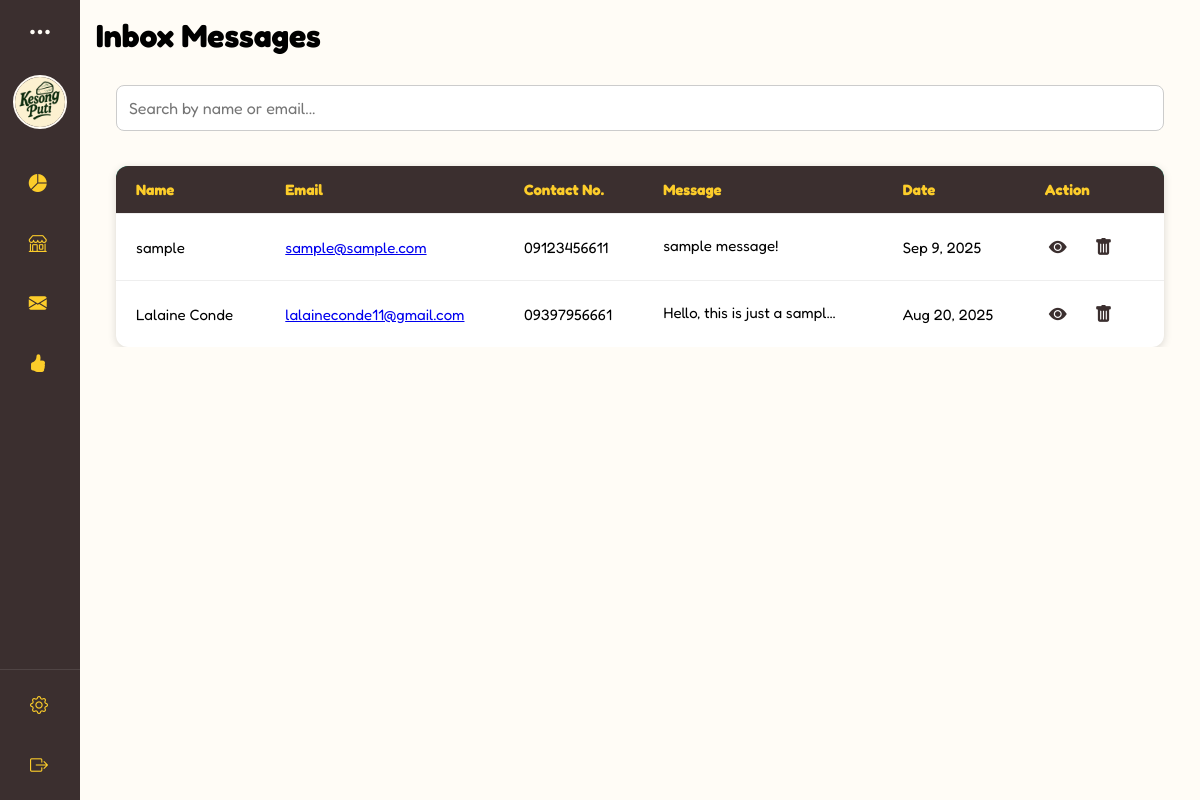
/interfaces/admin/inbox.php (signed in), run on an earlier commit of the app's database.
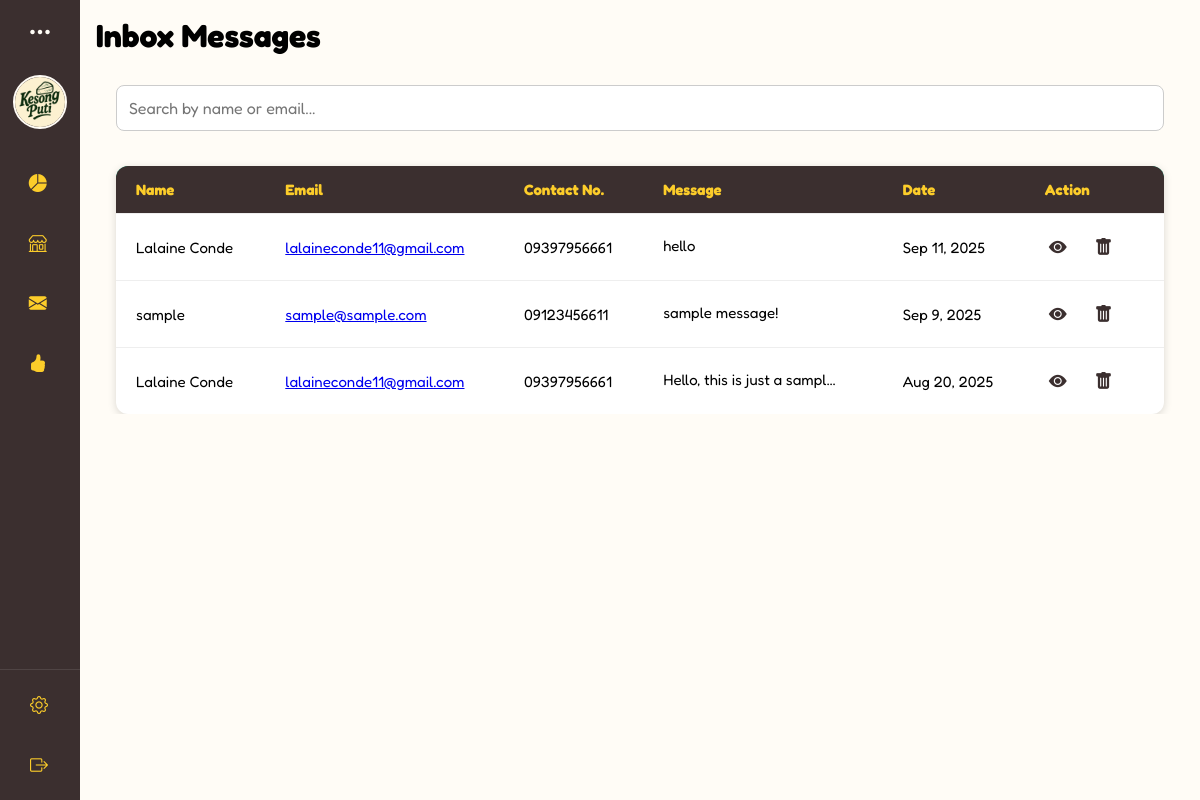
And on a later commit of the database.
### tables this page shows
CREATE TABLE `inbox_messages` (
  `inbox_id` int(11) NOT NULL,
  `name` varchar(100) NOT NULL,
  `email` varchar(150) NOT NULL,
  `contact` varchar(20) NOT NULL,
  `message` text NOT NULL,
  `created_at` timestamp NOT NULL DEFAULT current_timestamp(),
  `recipient` varchar(100) NOT NULL
);

### interfaces/admin/inbox.php (the view, shortened to what this page needs)
<?php
require '../../connection.php';
include ('../../includes/admin-dashboard.php');
if ($_SESSION['role'] === 'admin') {
    $recipient = "admin_" . $_SESSION['admin_id'];
} elseif ($_SESSION['role'] === 'superadmin') {
    $recipient = "super_" . $_SESSION['super_id'];
}
$sql = "SELECT * FROM inbox_messages
        WHERE recipient = '$recipient'
        ORDER BY created_at DESC";
$result = mysqli_query($connection, $sql);
?>
<!DOCTYPE html>
<html lang="en">
<head>
    <link
      rel="stylesheet"
      href="https://cdn.jsdelivr.net/npm/bootstrap-icons/font/bootstrap-icons.css"
    />
    <link rel="stylesheet" href="../../css/admin.css"/>
</head>
<body>
  <div class="main-content">
      <div class="box" id="inbox-content">
        <h1>Inbox Messages</h1>
      <div class="contact-table-wrapper">
        <div class="contact-table-container">
          <input
            type="text"
            id="contactSearch"
            placeholder="Search by name or email..."
          />
          <table class="contact-table">
            <thead>
              <tr>
                <th>Name</th>
                <th>Email</th>
                <th>Contact No.</th>
                <th>Message</th>
                <th>Date</th>
                <th>Action</th>
              </tr>
            </thead>
            <tbody id="contactTableBody">
              <?php if (mysqli_num_rows($result) > 0): ?>
                <?php while ($row = mysqli_fetch_assoc($result)): ?>
                  <?php
                    $to = htmlspecialchars($row['email']);
                    $subject = rawurlencode('Response to your message');
                    $recipient = $row['recipient'];
                    $adminName = "Our Team";
                    if (strpos($recipient, 'admin_') === 0) {
                        $adminId = str_replace('admin_', '', $recipient);
                        $query = mysqli_query($connection, "SELECT username FROM admins WHERE admin_id='$adminId'");
                        if ($query && $adminRow = mysqli_fetch_assoc($query)) {
                            $adminName = $adminRow['username'];
                        }
                    } elseif (strpos($recipient, 'super_') === 0) {
                        $superId = str_replace('super_', '', $recipient);
                        $query = mysqli_query($connection, "SELECT username FROM super_admin WHERE super_id='$superId'");
                        if ($query && $superRow = mysqli_fetch_assoc($query)) {
                            $adminName = $superRow['username'];
                        }
                    }
                    $body = rawurlencode(
                      "Hi {$row['name']},\r\n\r\n".
                      "Thank you for contacting us.\r\n\r\n".
                      "Your Message:\r\n\"{$row['message']}\"\r\n\r\n".
                      "[Insert your response here]\r\n\r\n".
                      "Best regards,\r\n".
                      "$adminName\r\n".
                      "[Your Contact Information]"
                    );
                  ?>
                  <tr>
                    <td><?php echo htmlspecialchars($row['name']); ?></td>
                    <td>
                      <a href="mailto:<?= $to ?>?subject=<?= $subject ?>&body=<?= $body ?>" target="_blank">
                        <?= $to ?>
                      </a>
                    </td>
                    <td><?php echo htmlspecialchars($row['contact']); ?></td>
                    <td class="contact-message"><span class="short-msg"><?php echo htmlspecialchars($row['message']); ?></span></td>
                    <td><?php echo date("M j, Y", strtotime($row['created_at'])); ?></td>
                    <td>
                    <button
                      class="view-btn view-more"
                      data-message="<?php echo htmlspecialchars($row['message']); ?>"
                      data-name="<?php echo htmlspecialchars($row['name']); ?>"
                      title="View More"
                    >
                      <i class="bi bi-eye-fill"></i>
                    </button>
                    <button class="delete-btn" data-id="<?php echo $row['inbox_id']; ?>">
                      <i class="bi bi-trash-fill"></i>
                    </button>
                  </td>
                  </tr>
                <?php endwhile; ?>
              <?php else: ?>
                <tr>
                  <td colspan="6" style="text-align:center;">No messages found</td>
                </tr>
              <?php endif; ?>
            </tbody>
          </table>
        </div>
        </div>
      </div>
</div>
</body>
</html>

What changed in the data, as far as the page shows it:
added inbox_messages: name "Lalaine Conde", email "lalaineconde11@gmail.com", contact "09397956661", message "hello", created_at "Sep 11, 2025"
